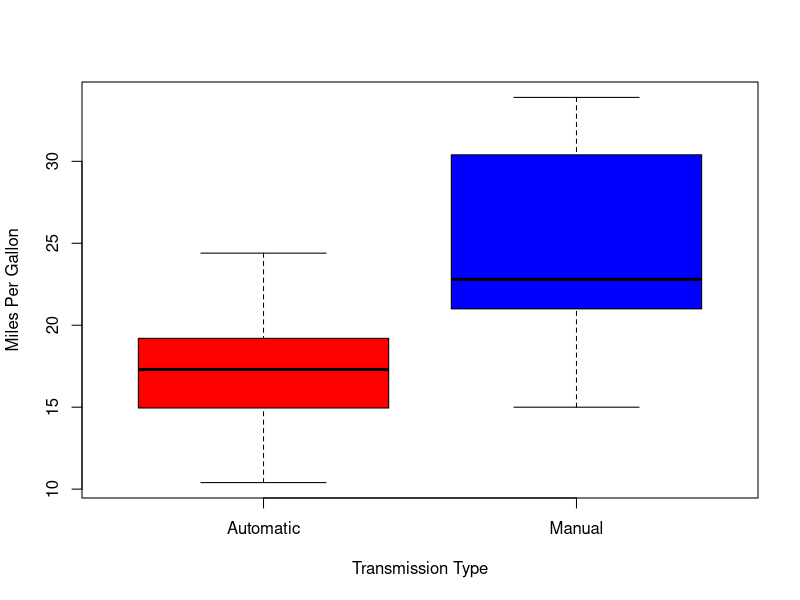
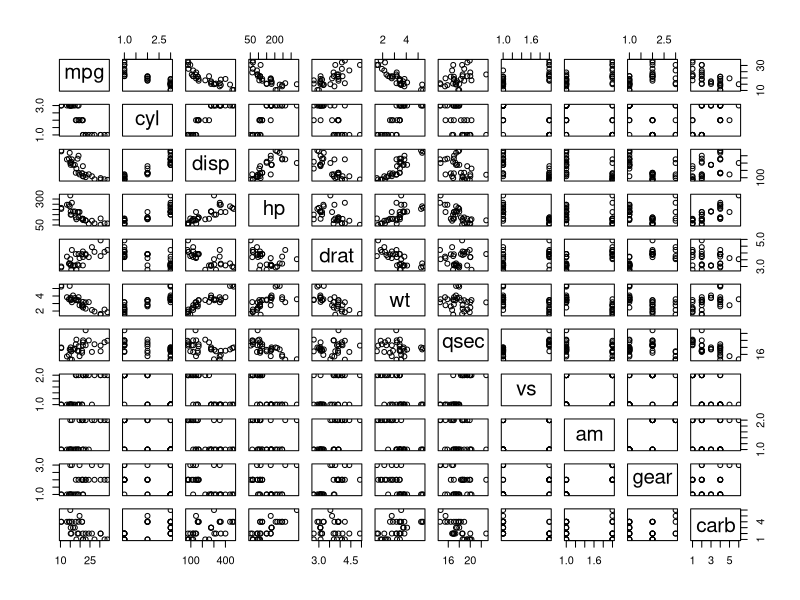
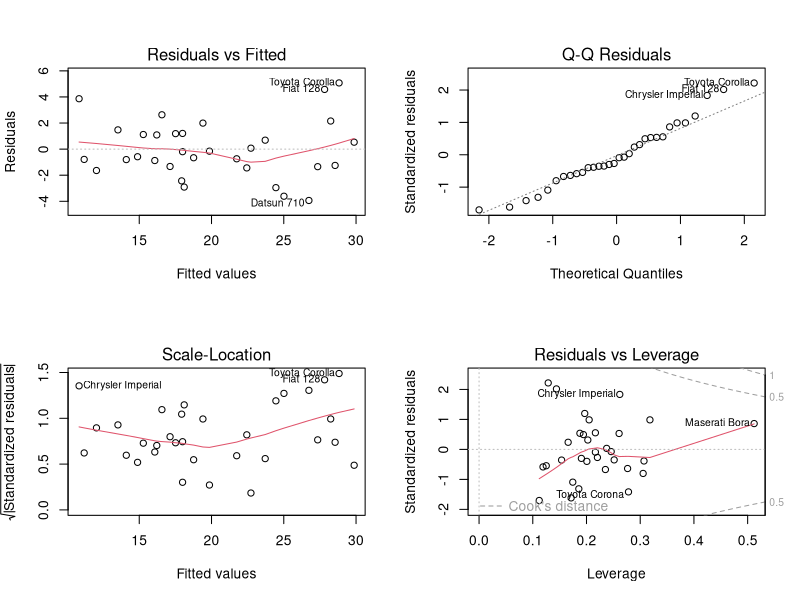

Reproduce these figures in R, in order.
## ---- chunk 1
knitr::opts_chunk$set(echo = TRUE)
## ---- chunk 2
library(ggplot2) #for plots
data(mtcars)
head(mtcars)
## ---- chunk 3
# Transform certain variables into factors
mtcars$cyl  <- factor(mtcars$cyl)
mtcars$vs   <- factor(mtcars$vs)
mtcars$gear <- factor(mtcars$gear)
mtcars$carb <- factor(mtcars$carb)
mtcars$am   <- factor(mtcars$am,labels=c("Automatic","Manual"))
## ---- chunk 4
aggregate(mpg~am, data = mtcars, mean)
## ---- chunk 5
D_automatic <- mtcars[mtcars$am == "Automatic",]
D_manual <- mtcars[mtcars$am == "Manual",]
t.test(D_automatic$mpg, D_manual$mpg)
## ---- chunk 6
init <- lm(mpg ~ am, data = mtcars)
summary(init)
## ---- chunk 7
betterFit <- lm(mpg~am + cyl + disp + hp + wt, data = mtcars)
anova(init, betterFit)
## ---- chunk 8
summary(betterFit)
## ---- chunk 9
boxplot(mpg ~ am, data = mtcars, col = (c("red","blue")), 
    ylab = "Miles Per Gallon", xlab = "Transmission Type")
## ---- chunk 10
pairs(mpg ~ ., data = mtcars)
## ---- chunk 11
par(mfrow = c(2,2))
plot(betterFit)
